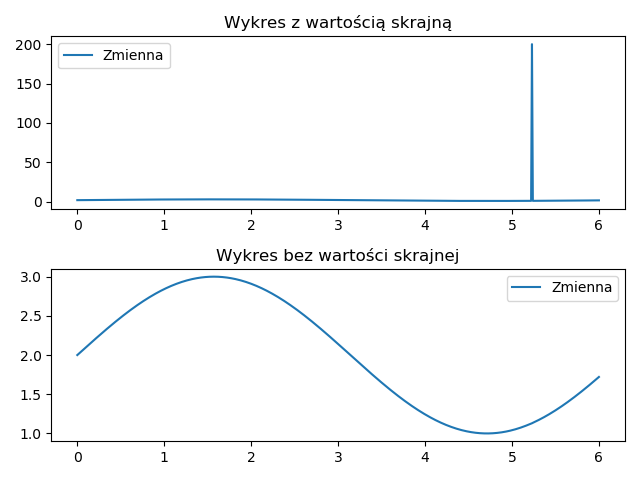

The script that drew this image:
import matplotlib.pyplot as plt
import pandas as pd

dane = pd.read_csv("dosw11.csv", sep=";")

plt.subplot(2, 1, 1)
plt.title("Wykres z wartością skrajną")
plt.plot(dane["Czas"], dane["Zmienna"], label="Zmienna")
plt.legend()

plt.subplot(2, 1, 2)
plt.title("Wykres bez wartości skrajnej")
out = dane[dane["Zmienna"] > 10]
dane["Zmienna"] = dane["Zmienna"].replace(200, 1.13)
plt.plot(dane["Czas"], dane["Zmienna"], label="Zmienna")
plt.legend()
plt.show()
